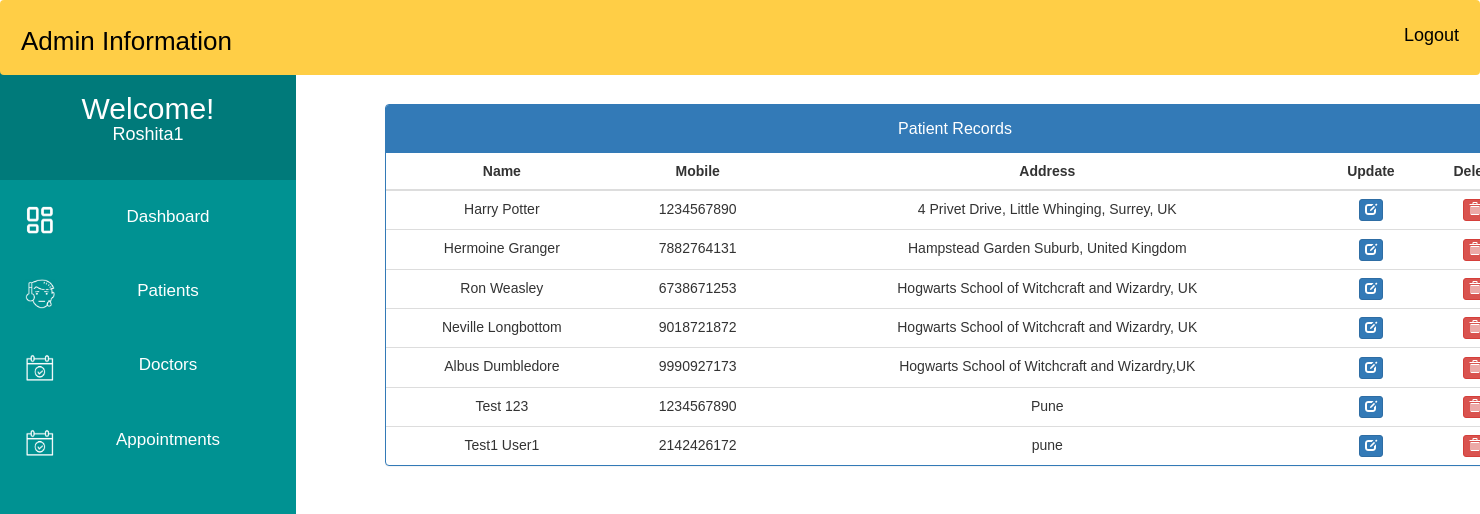
The app's page /admin_patient_record/ (signed in), older data.
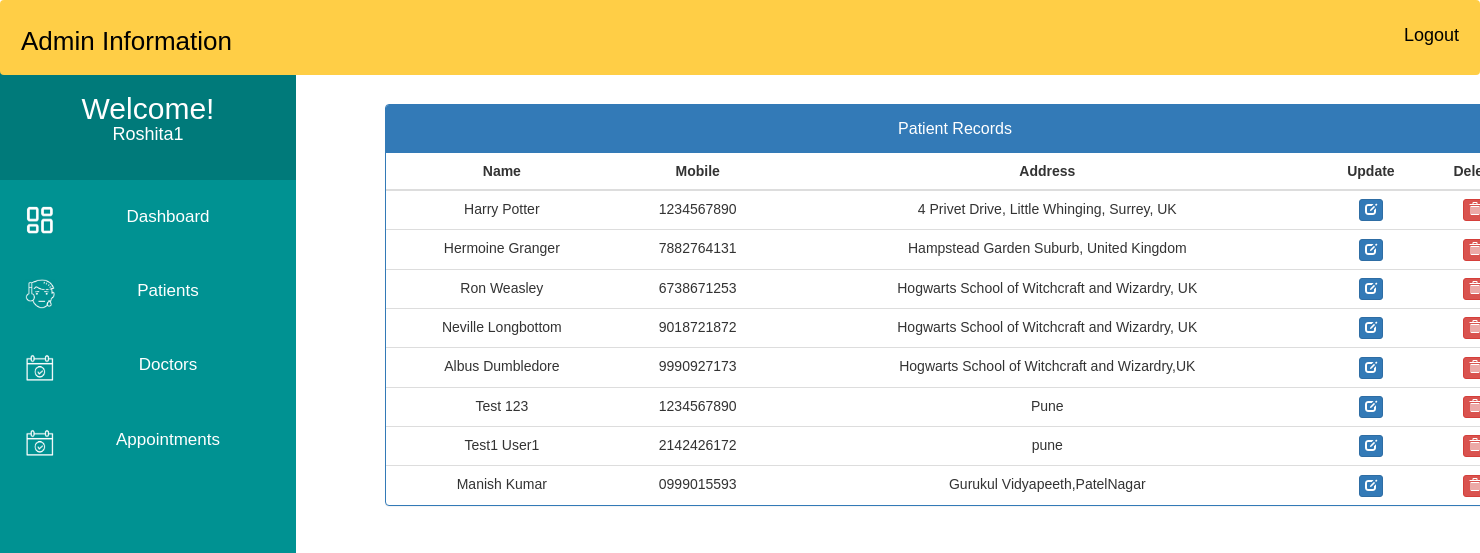
The same page, newer data.
### MyApp/models.py (models this page shows, shortened)
class Patient(models.Model):
    user = models.OneToOneField(User, on_delete=models.CASCADE)
    Patient_First_Name = models.CharField(max_length=50, default="")
    Patient_Last_Name = models.CharField(max_length=50, default="")
    gender = models.CharField(max_length=10, choices=GENDER)
    contact = models.CharField(max_length=10)
    address = models.CharField(max_length=350)
    symptoms = models.CharField(max_length=500, default="")
    status = models.BooleanField(default=False)
    admitDate = models.DateField(auto_now=True)
    assignedDoctorId = models.PositiveIntegerField(null=True)

### MyApp/views.py (the view)
# urls.py: path('admin_patient_record/', views.admin_patient_record, name="admin_patient_record"),
@login_required(login_url='adminlogin')
def admin_patient_record(request):
    patients=Patient.objects.all().filter(status=True)
    return render(request,'MyApp/admin_patient_record.html',{'patients':patients})

### templates/MyApp/admin_patient_record.html (shortened to what this page needs)
<!DOCTYPE html>
<html lang="en">
<head>
    <link href="//netdna.bootstrapcdn.com/bootstrap/3.0.0/css/bootstrap.min.css" rel="stylesheet" id="bootstrap-css">
</head>
<body>
    {% include 'MyApp/admin_base.html' %}
    <div class="container" style="margin-left:25%; margin-right:8%; margin-top:7%;">
        <div class="panel panel-primary">
            <div class="panel-heading">
            <h6 class="panel-title" style="text-align:center; padding: 5px 0px;">Patient Records</h6>
            </div>
            <table class="table table-hover" id="dev-table">
            <thead>
                <tr>
                <th style="text-align:center;">Name</th>
                <th style="text-align:center;">Mobile</th>
                <th style="text-align:center;">Address</th>
                <th style="text-align:center;">Update</th>
                <th style="text-align:center;">Delete</th>
                </tr>
            </thead>
            {% for p in patients %}
            <tr>
                <td style="text-align:center;"> {{p.Patient_First_Name}} {{p.Patient_Last_Name}} </td>
                <td style="text-align:center;">{{p.contact}}</td>
                <td style="text-align:center;">{{p.address}}</td>
                <td style="text-align:center;"><a class="btn btn-primary btn-xs" href="{% url 'MyApp:update_patient' p.id%}"><span class="glyphicon glyphicon-edit"></span></a></td>
                <td style="text-align:center;"><a class="btn btn-danger btn-xs" href="{% url 'MyApp:delete_patient' p.id %}"><span class="glyphicon glyphicon-trash"></span></a></td>
            </tr>
            {% endfor %}
            </table>
        </div>
    </div>
</body>
</html>

### templates/MyApp/admin_base.html (shortened to what this page needs)
{% load static %}
<!DOCTYPE html>
<html lang="en">
<head>
</head>
<body>
    <div class="navbar">
        <a>Admin Information</a>
        <a href="{% url 'MyApp:logout' %}" class="logoutbtn" style="font-size: 18px; text-align: center;">Logout</a>
    </div>
    <div class="sidebar">
        <div class="userprofile">
            <h2>Welcome!</h2>
            <h4>{{ request.user.username }}</h4>
        </div>
        <a href="{% url 'MyApp:admin_dashboard' %}">
            <img class="icon" src="{% static 'images/PDash.png' %}">Dashboard
        </a>
        <a href="{% url 'MyApp:admin_patient' %}">
            <img class="icon" src="{% static 'images/PIcon.png' %}">Patients
        </a>
        <a href="{% url 'MyApp:admin_doctor' %}">
            <img class="icon" src="{% static 'images/ApptIcon.png' %}">Doctors
        </a>
        <a href="{% url 'MyApp:admin_appointment' %}">
            <img class="icon" src="{% static 'images/ApptIcon.png' %}">Appointments
        </a>
    </div>
</body>
</html>

### templates/MyApp/admin_base.html (style rules this page uses)
body { background-color: #ffffff; margin: 0; padding: 0; font-family: sans-serif; }
.navbar { overflow: hidden; background-color: rgb(255, 206, 70); height: 75px; width: 100%; padding-top: 22px; z-index: 1; top: 0; position: fixed; }
.navbar a { float: left; display: block; font-size: 26px; color: black; text-align: center; padding-left: 20px; text-decoration: none; }
.navbar .logoutbtn { float: right; font-size: 20px; color: black; padding-right: 20px; text-decoration: none; }
.sidebar { width: 20%; text-align: center; height: 100vh; background-color: rgb(0, 146, 146); font-size: 17px; font-weight: normal; position: fixed; top: 67px; left: 0; bottom: 0; }
.sidebar .userprofile { background-color: rgb(0, 122, 122); padding-top: 25px; padding-bottom: 35px; }
.sidebar .userprofile h2, .sidebar .userprofile h4 { color: white; margin: 0; }
.sidebar a { display: block; color: white; padding: 25px; text-decoration: none; }
.icon { float: left; width: 30px; height: 30px; margin-right: 10px; }

Row changes from the older to the newer data that the page shows:
added Patient: Patient_First_Name "Manish", Patient_Last_Name "Kumar", contact "0999015593", address "Gurukul Vidyapeeth,PatelNagar"
